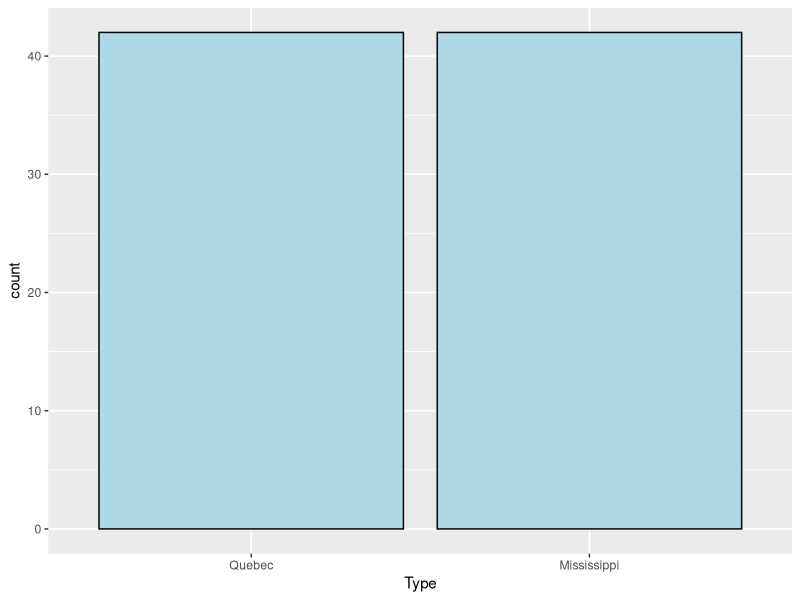
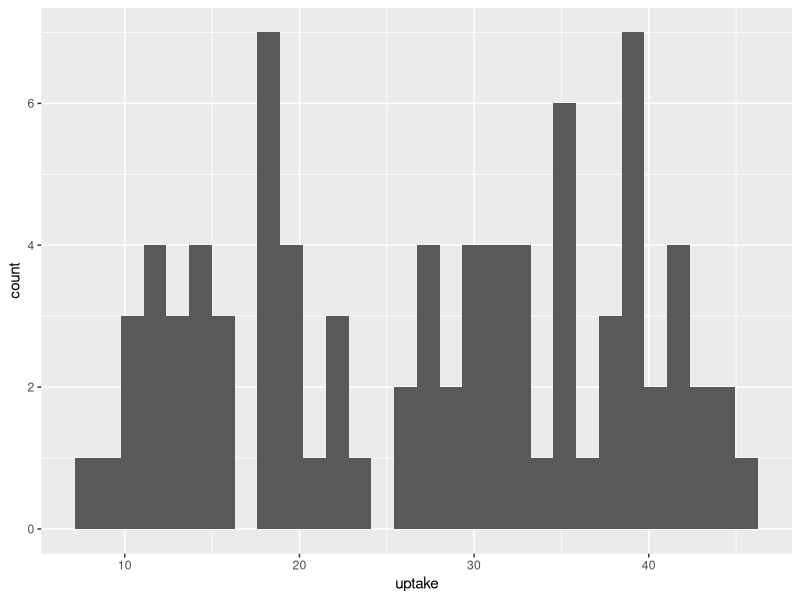
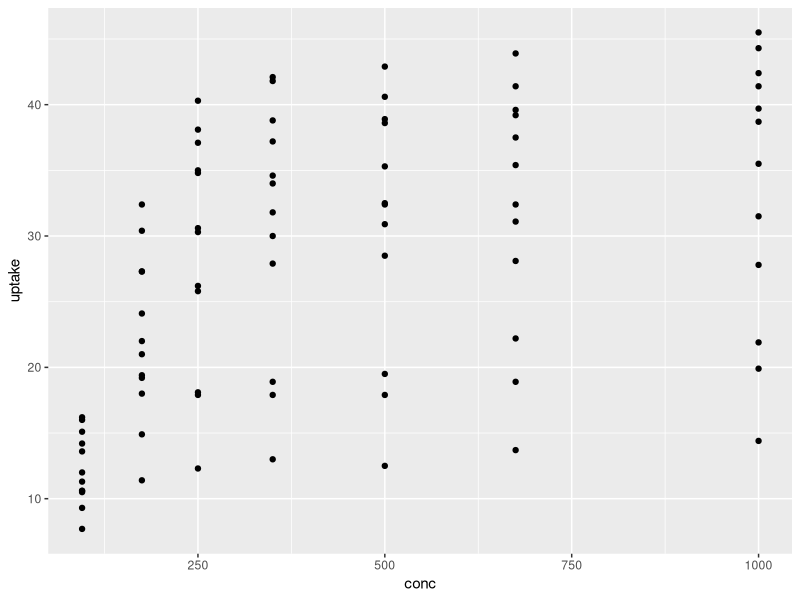
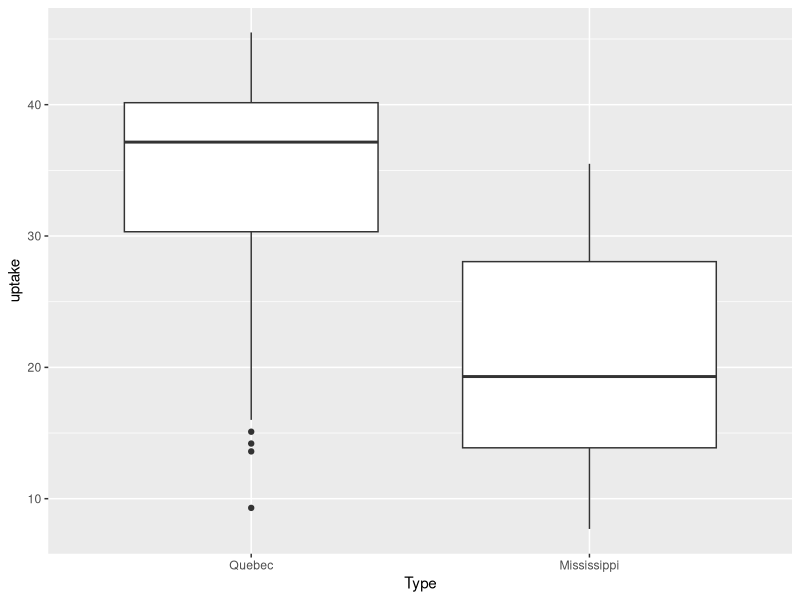
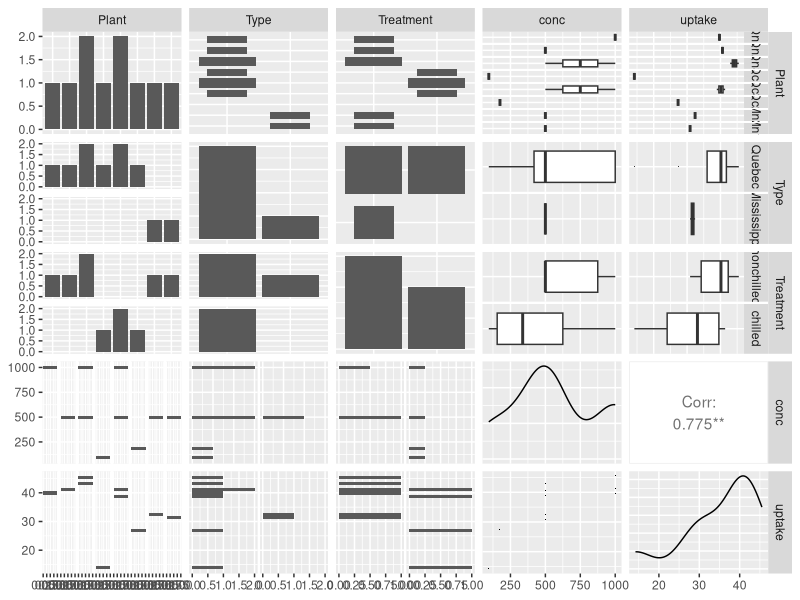

Here is the R script that generated these plots, in order:
## ---- chunk 1
knitr::opts_chunk$set(echo = TRUE)
## ---- chunk 2
library(ggplot2)
CO2
## ---- chunk 3
ggplot(data = CO2, aes(x = Type))+
  geom_bar(fill = "lightblue", colour = "black")
## ---- chunk 4
ggplot(data = CO2, aes(x = uptake))+
  geom_histogram()
##stat_bin()` using `bins = 30`. Pick better value with `binwidth`.
## ---- chunk 5
ggplot(data = CO2, aes(x = conc, y = uptake))+
  geom_point()
## ---- chunk 6
ggplot(CO2, aes(x = Type, y = uptake))+
  geom_boxplot()
## ---- chunk 7
library(ggplot2)
library(GGally)
library(scales)
library(memisc)
set.seed(84)
CO2_samp<-CO2[sample(1:length(CO2$conc), 10),]
ggpairs(CO2_samp, lower = list(continuous = wrap("points", shape = I('.'))),
        upper = list(combo = wrap("box", outlier.shape = I('.'))))
